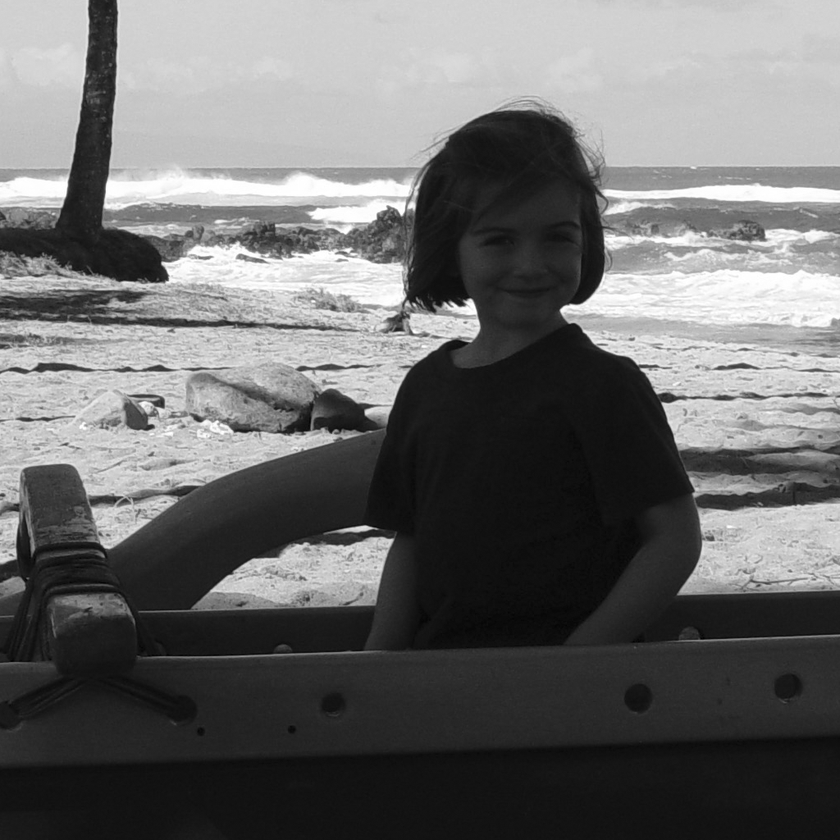
#> input picture homework2/girl.bmp, 840 x 840 px, shrunk from 1024 x 1024 before the run, found by its file name
$ python Linear.py
#> lines starting #> are read from the running program, lines starting #| are printed output that depends on the picture
import cv2
import random
import numpy as np

# 1.线性运算
#彩色图像每个像素值是[x,y,z], 灰度图像每个像素值便是一个np.uint8
image = cv2.imread('C:/Users/BLACKSPACE/Desktop/Image_processing-main/homework2/girl.bmp')
#> image is the input picture: shape (840, 840, 3); min 0, max 255, mean 106.6
gray_img = cv2.cvtColor(image, cv2.COLOR_BGR2GRAY)


# y=a*x+b
# a<0 and b=0: 图像的亮区域变暗，暗区域变亮
a, b = -0.5, 0
new_img1 = np.ones((gray_img.shape[0],gray_img.shape[1]), dtype=np.uint8)
for i in range(new_img1.shape[0]):
    for j in range(new_img1.shape[1]):
        new_img1[i][j] = gray_img[i][j]*a + b
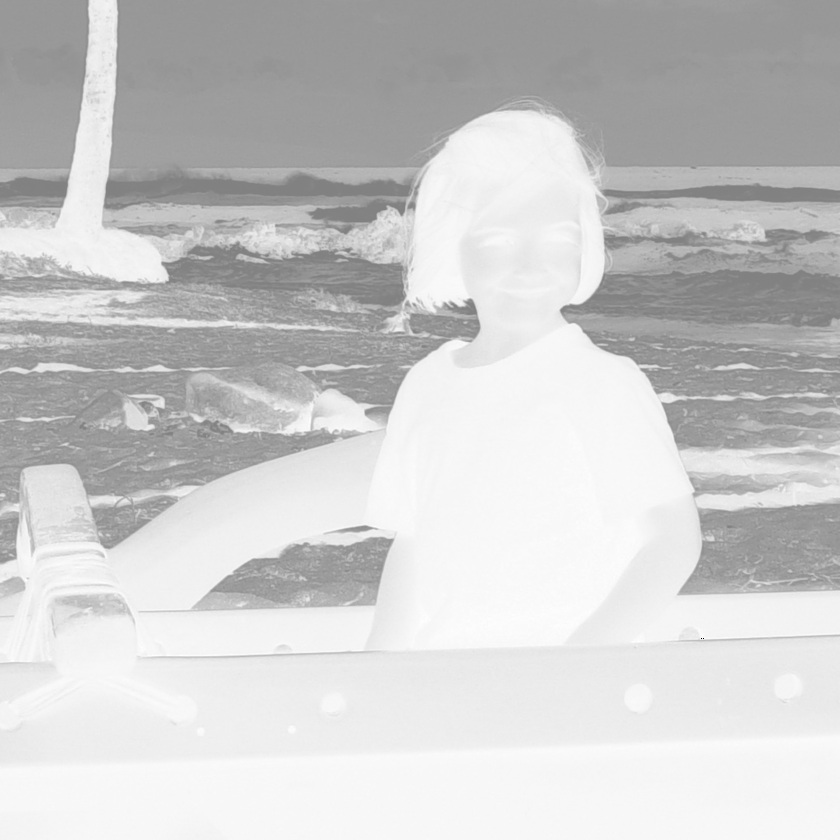
#> new_img1: shape (840, 840); min 0, max 255, mean 203

cv2.imwrite("C:/Users/BLACKSPACE/Desktop/Image_processing-main/homework2/result/Linear_arithmeticimg/new_img1.bmp",new_img1)


# a>1: 增强图像的对比度,图像看起来更加清晰
a, b = 1.5, 20
new_img2 = np.ones((gray_img.shape[0], gray_img.shape[1]), dtype=np.uint8)
for i in range(new_img2.shape[0]):
    for j in range(new_img2.shape[1]):
        if gray_img[i][j]*a + b > 255:
            new_img2[i][j] = 255
        else:
            new_img2[i][j] = gray_img[i][j]*a + b
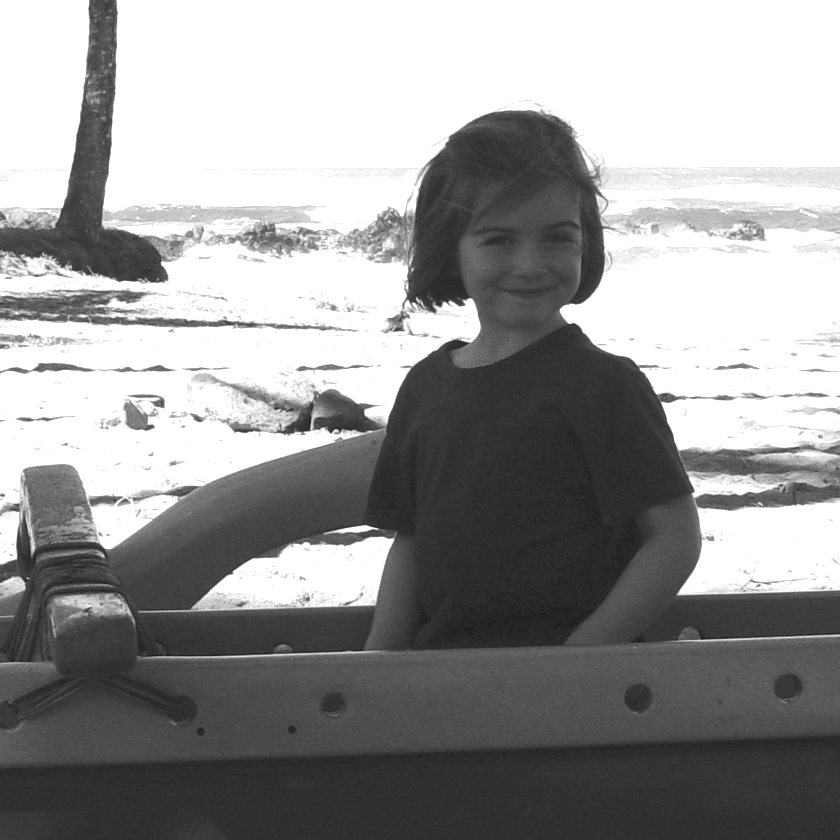
#> new_img2: shape (840, 840); min 20, max 255, mean 151.6

cv2.imwrite("C:/Users/BLACKSPACE/Desktop/Image_processing-main/homework2/result/Linear_arithmeticimg/new_img2.bmp",new_img2)

# #0<a<1: 减小了图像的对比度, 图像看起来变暗
a, b = 0.5, 0
new_img3 = np.ones((gray_img.shape[0], gray_img.shape[1]), dtype=np.uint8)
for i in range(new_img3.shape[0]):
    for j in range(new_img3.shape[1]):
        new_img3[i][j] = gray_img[i][j]*a + b
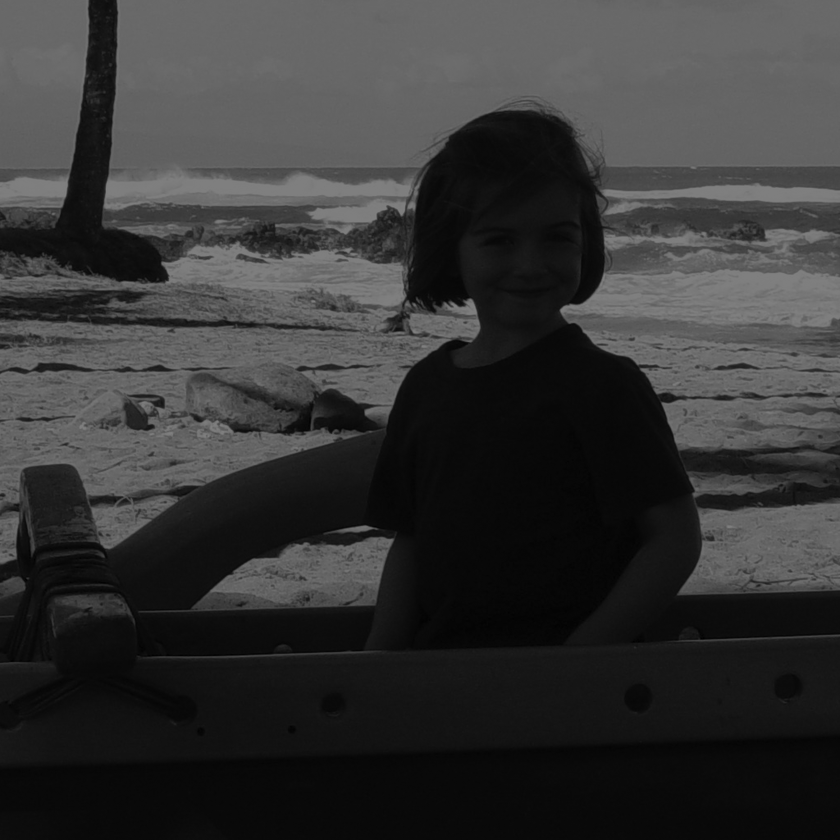
#> new_img3: shape (840, 840); min 0, max 127, mean 53

cv2.imwrite("C:/Users/BLACKSPACE/Desktop/Image_processing-main/homework2/result/Linear_arithmeticimg/new_img3.bmp",new_img3)

# #a=1且b≠0, 图像整体的灰度值上移或者下移, 也就是图像整体变亮或者变暗, 不会改变图像的对比度
a, b = 1, -50
new_img4 = np.ones((gray_img.shape[0], gray_img.shape[1]), dtype=np.uint8)
for i in range(new_img4.shape[0]):
    for j in range(new_img4.shape[1]):
        pix = gray_img[i][j]*a + b
        if pix > 255:
            new_img4[i][j] = 255
        elif pix < 0:
            new_img4[i][j] = 0
        else:
            new_img4[i][j] = pix
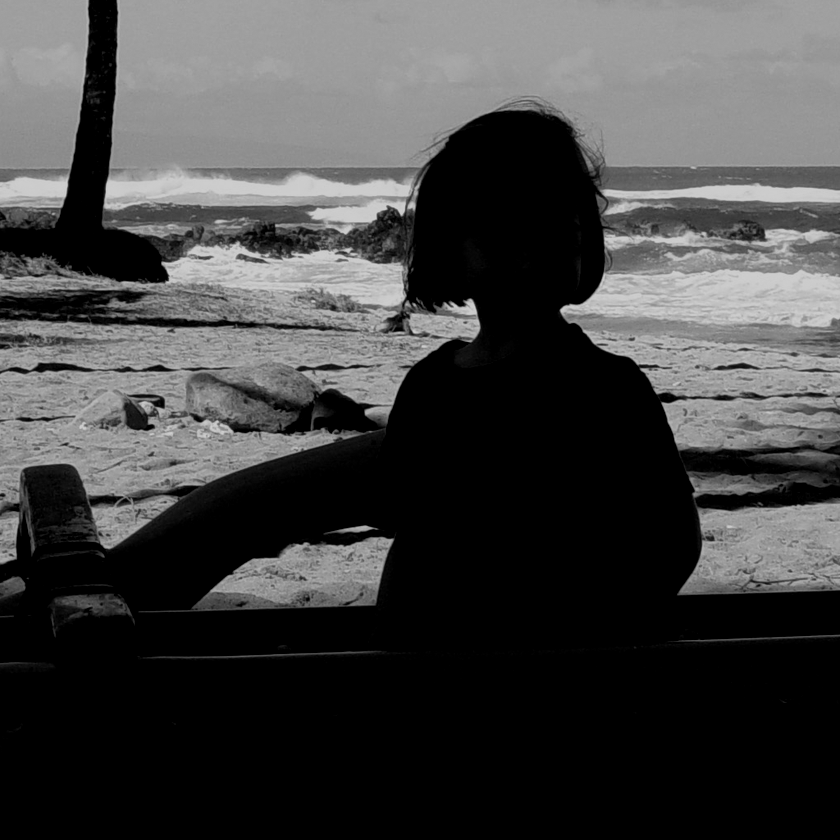
#> new_img4: shape (840, 840); min 0, max 205, mean 67.2

cv2.imwrite("C:/Users/BLACKSPACE/Desktop/Image_processing-main/homework2/result/Linear_arithmeticimg/new_img4.bmp",new_img4)

# #a=-1, b=255, 图像翻转
new_img5 = 255 - gray_img
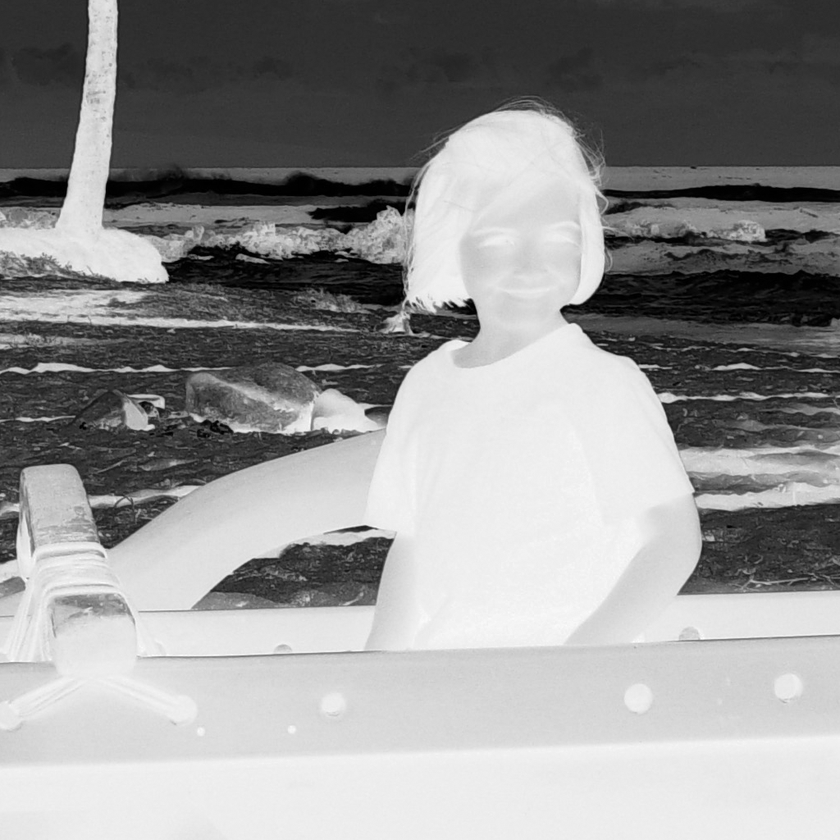
#> new_img5: shape (840, 840); min 0, max 255, mean 148.4
cv2.imwrite("C:/Users/BLACKSPACE/Desktop/Image_processing-main/homework2/result/Linear_arithmeticimg/new_img5.bmp",new_img5)
